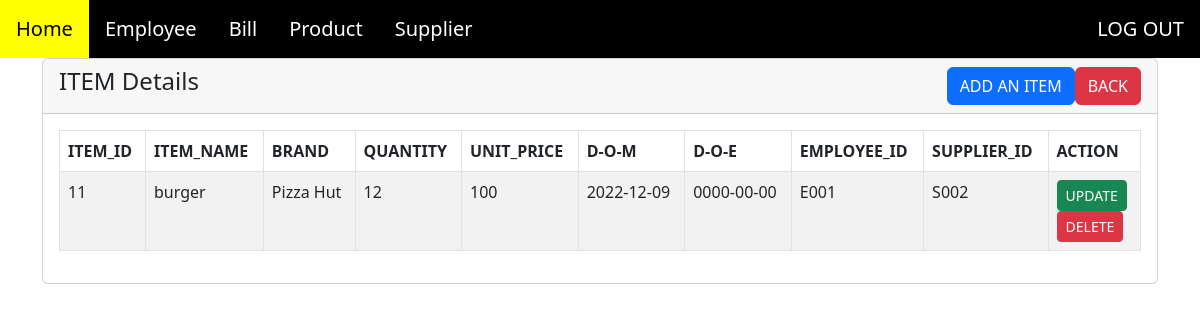
Page /admin/item/index.php (signed in) on the committed database.
### tables this page shows
CREATE TABLE `item` (
  `item_id` int(11) NOT NULL,
  `item_no` varchar(20) NOT NULL,
  `item_name` varchar(50) NOT NULL,
  `brand` varchar(50) NOT NULL,
  `quantity` int(11) NOT NULL,
  `unit_price` decimal(10,0) NOT NULL,
  `d_o_m` date NOT NULL,
  `d_o_e` date NOT NULL,
  `emp_id` varchar(20) NOT NULL,
  `supplier_id` varchar(20) NOT NULL
);

### admin/item/index.php (the view, shortened to what this page needs)
<?php
require'../../include/dbcon.php';
include_once('../../include/header.php');
?>
<!doctype html>
<html lang="en">
  <head>
    <link href="https://cdn.jsdelivr.net/npm/bootstrap@5.2.2/dist/css/bootstrap.min.css" rel="stylesheet">
</head>
  <body>
<div class="container">
<div class="row">
<div class="col-md-12">
<div class="card">
<div class="card-header">
    <h4> ITEM Details
    <a href="../../admin_home/index.php" class="btn btn-danger float-end" >BACK</a>
    <a href="item.php" class="btn btn-primary float-end">ADD AN ITEM</a>
</h4>
</div>
<div class="card-body">
    <table class="table table-bordered table-striped">
        <thead>
            <tr>
                <th>ITEM_ID</th>
                <th>ITEM_NAME</th>
                <th>BRAND</th>
                <th>QUANTITY</th>
                <th>UNIT_PRICE</th>
                <th>D-O-M</th>
                <th>D-O-E</th>
                <th>EMPLOYEE_ID</th>
                <th>SUPPLIER_ID</th>
                <th>ACTION</th>
</tr>
</thead>
<tbody>
    <?php
    $query = "SELECT * FROM item";
    $query_run = mysqli_query($conn,$query);
    if(mysqli_num_rows($query_run) > 0)
    {
        foreach($query_run as $item)
{
?>
<tr>
    <td><?=$item['item_id'];?></td>
    <td><?=$item['item_name'];?></td>
    <td><?=$item['brand'];?></td>
    <td><?=$item['quantity'];?></td>
    <td><?=$item['unit_price'];?></td>
    <td><?=$item['d_o_m'];?></td>
    <td><?=$item['d_o_e'];?></td>
    <td><?=$item['emp_id'];?></td>
    <td><?=$item['supplier_id'];?></td>
    <td>
    <form action="update.php" method ="post">
      <input type="submit" value="UPDATE" name="edit" class="btn btn-success btn-sm">
    </form>
    <form action="delete.php" method ="post">
      <input type="submit"  value="DELETE" name="delete" class="btn btn-danger btn-sm">
    </form>
</td>
</tr>
<?php
}
 }
    else{
       echo"<h5> No Record Found </h5>";
    }
  ?>
  </tbody>
</table>
</div>
</div>
</div>
</div>
</div>
  </body>
</html>

### include/header.php (style rules this page uses)
* { box-sizing: border-box; }
body { margin: 0; font-family: Arial, Helvetica, sans-serif; }

### rows in the picture
item: item_id "11", item_name "burger", brand "Pizza Hut", quantity "12", unit_price "100", d_o_m "2022-12-09", d_o_e "0000-00-00", emp "E001", supplier "S002"
